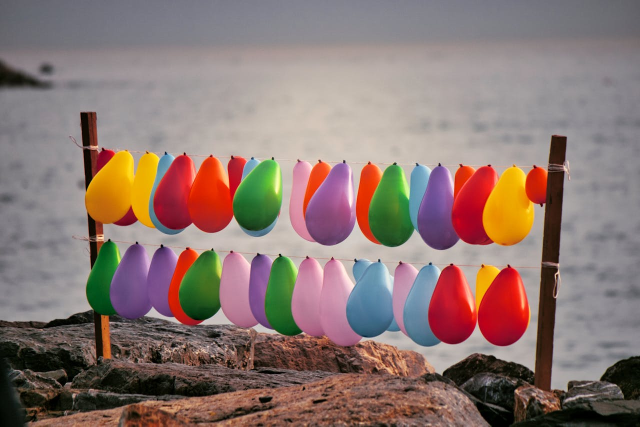
#> input picture week3/resim2.jpg, 1280 x 853 px (shown at 1/2 size)
$ python renk_tespiti.py
#> lines starting #> are read from the running program, lines starting #| are printed output that depends on the picture; after the words box and inside, x2 and y2 are one past the last pixel; in counts of white or black regions, pixels touching at a corner belong together
import cv2
import numpy as np

# Resmi yükle
img = cv2.imread('resim2.jpg') # Kendi dosya adınla değiştir
#> img is the input picture: shape (853, 1280, 3); mean B, G, R 113.8, 119.2, 139.6
img = cv2.resize(img, (800, 600))
#> img: shape (600, 800, 3)

# 1. BGR'den HSV'ye Dönüştür
hsv = cv2.cvtColor(img, cv2.COLOR_BGR2HSV)
#> hsv: shape (600, 800, 3); mean H, S, V 77.9, 70.2, 145.4

# 2. GÜNCEL RENK ARALIKLARI (Bu fotoğraftaki balonlara özel)
# Mavi/Turkuaz Aralığı (Biraz daha genişlettik)
lower_blue = np.array([85, 100, 100])
upper_blue = np.array([130, 255, 255])

# Sarı Aralığı
lower_yellow = np.array([20, 100, 100])
upper_yellow = np.array([35, 255, 255])

# 3. Maskeleri Oluştur
mask_blue = cv2.inRange(hsv, lower_blue, upper_blue)
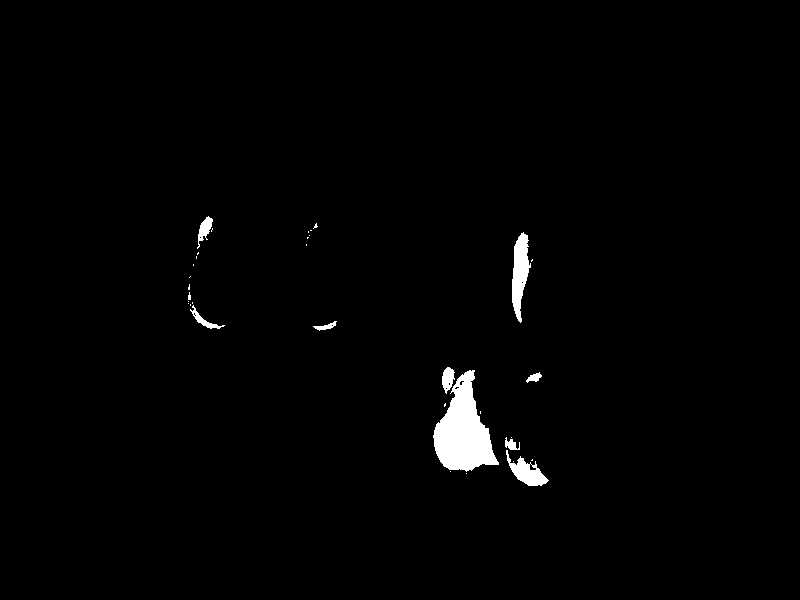
#> mask_blue: shape (600, 800); 1.3% white; 34 white regions (25 under 20 px), largest, box (x1, y1, x2, y2) and area: (433, 370, 499, 472) 3700, (512, 232, 531, 323) 1008, (506, 450, 549, 486) 648
mask_yellow = cv2.inRange(hsv, lower_yellow, upper_yellow)
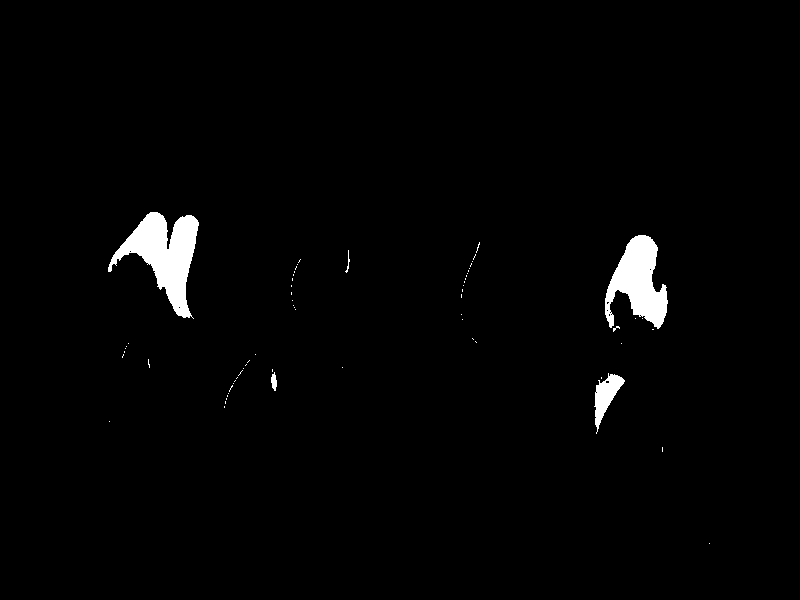
#> mask_yellow: shape (600, 800); 1.8% white; 65 white regions (60 under 20 px), largest, box (x1, y1, x2, y2) and area: (108, 212, 199, 319) 4245, (605, 235, 668, 329) 3301, (594, 373, 625, 434) 780, (271, 372, 277, 391) 77, (345, 250, 350, 273) 32

# 4. Morfolojik Temizlik (Küçük lekeleri siler)
kernel = np.ones((5,5), np.uint8)
mask_blue = cv2.morphologyEx(mask_blue, cv2.MORPH_OPEN, kernel)
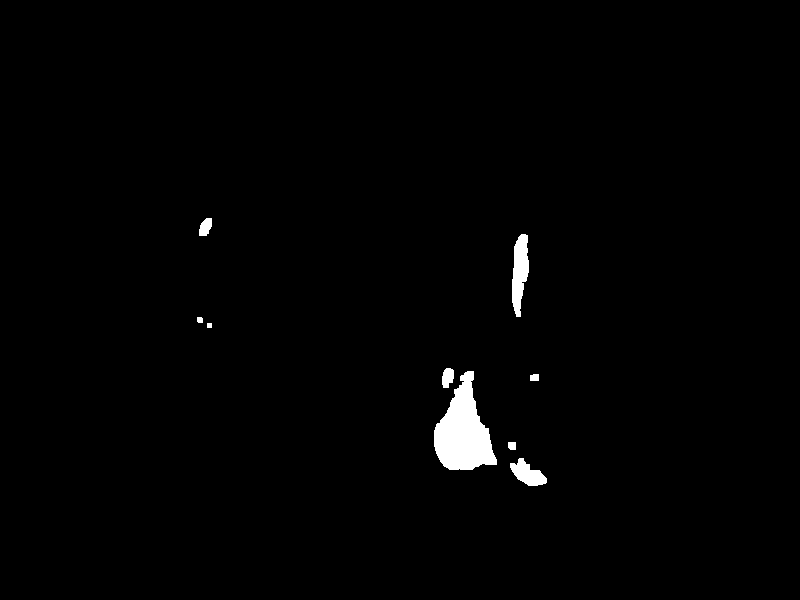
#> mask_blue: shape (600, 800); 1.2% white; 9 white regions, largest, box (x1, y1, x2, y2) and area: (434, 371, 497, 470) 3620, (512, 234, 529, 317) 962, (510, 458, 547, 486) 573
mask_yellow = cv2.morphologyEx(mask_yellow, cv2.MORPH_OPEN, kernel)
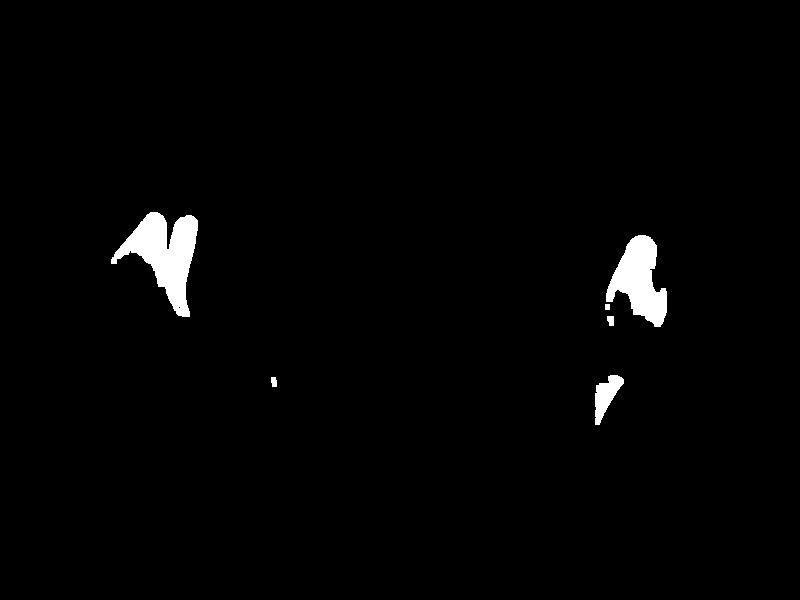
#> mask_yellow: shape (600, 800); 1.7% white; 6 white regions

def nesne_bul_ve_isaretle(mask, color_name, draw_color):
#> called with color_name = 'Mavi', draw_color = (255, 0, 0)
    contours, _ = cv2.findContours(mask, cv2.RETR_EXTERNAL, cv2.CHAIN_APPROX_SIMPLE)
#> contours = 9 contours, 1 with area under 20; largest, box (x1, y1, x2, y2) and area: (434, 371, 497, 470) 3486, (512, 234, 529, 317) 872, (510, 458, 547, 486) 524, (442, 368, 454, 388) 162, (199, 218, 212, 236) 150, (508, 442, 516, 450) 47, (530, 374, 539, 381) 46, (197, 317, 203, 323) 24
    count = 0
    for cnt in contours:
        # Alanı biraz küçülttük ki tüm balonları yakalasın
        if cv2.contourArea(cnt) > 300:
            count += 1
            x, y, w, h = cv2.boundingRect(cnt)

            # Moment ile merkez hesaplama
            M = cv2.moments(cnt)
            if M["m00"] != 0:
                cX = int(M["m10"] / M["m00"])
                cY = int(M["m01"] / M["m00"])

                # Çizimler
                cv2.rectangle(img, (x, y), (x + w, y + h), draw_color, 2)
                cv2.circle(img, (cX, cY), 5, (255, 255, 255), -1)
                cv2.putText(img, f"{color_name}", (x, y - 10),
                            cv2.FONT_HERSHEY_SIMPLEX, 0.5, draw_color, 1)
#> this loop made 9 passes
#> (x, y, w, h, cX, cY) on passes 1, 4, 8: (510, 458, 37, 28, 527, 473), (434, 371, 63, 99, 462, 432), (512, 234, 17, 83, 519, 271)
#> cnt on pass 6: [[207, 323], [207, 327], [211, 327], [211, 323]]
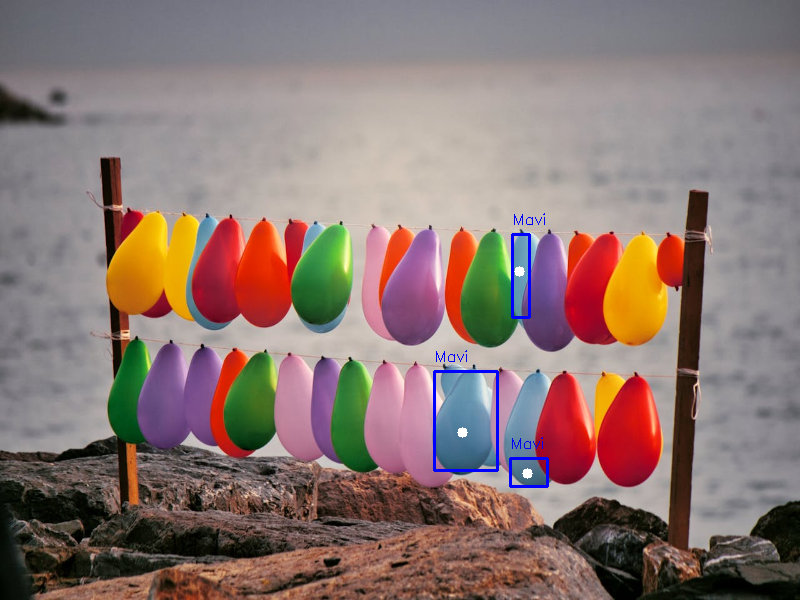
#> img: shape (600, 800, 3); mean B, G, R 114.3, 118.6, 138.9
#> after the loop, count = 3
    return count

# Tespitleri yap
mavi_sayisi = nesne_bul_ve_isaretle(mask_blue, "Mavi", (255, 0, 0))
#> mavi_sayisi = 3
sari_sayisi = nesne_bul_ve_isaretle(mask_yellow, "Sari", (0, 255, 255))
#> call 2 of nesne_bul_ve_isaretle, with color_name = 'Sari', draw_color = (0, 255, 255)
#> in nesne_bul_ve_isaretle (call 2), `contours, _ = cv2.findContours(mask, cv2.RETR_EXTERNAL, cv2.CHAIN_APPR..`: contours = 6 contours; box (x1, y1, x2, y2) and area: (111, 212, 198, 317) 3990, (606, 235, 667, 327) 2976, (595, 375, 624, 425) 674, (607, 316, 614, 326) 46, (271, 377, 277, 387) 39, (605, 304, 610, 310) 20
#> the loop in nesne_bul_ve_isaretle (call 2), `for cnt in contours:` made 6 passes
#> (x, y, w, h, cX, cY) on passes 2, 5, 6: (595, 375, 29, 50, 605, 395), (606, 235, 61, 92, 639, 280), (111, 212, 87, 105, 164, 253)
#> cnt on pass 4: [[605, 304], [605, 309], [609, 309], [609, 304]]
#> after the loop in nesne_bul_ve_isaretle (call 2), `for cnt in contours:`:
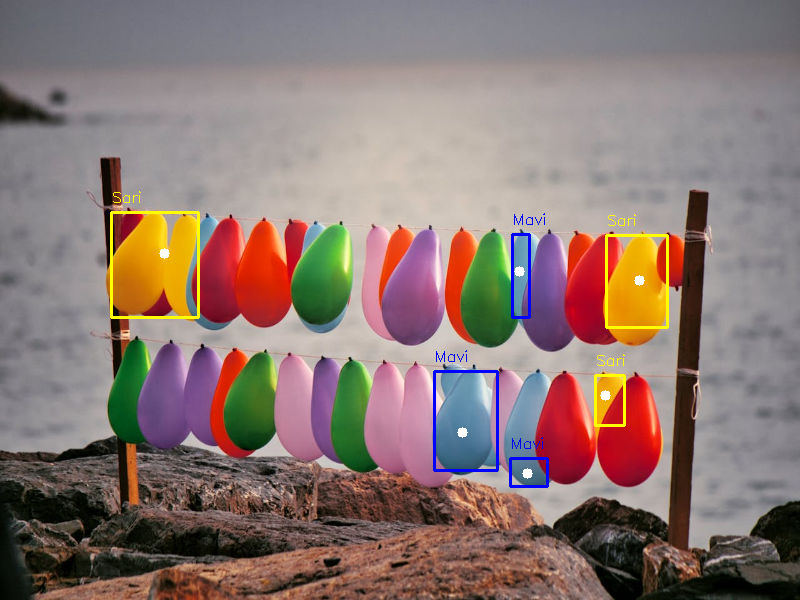
#> img: shape (600, 800, 3); 0.62% of pixels changed, all inside (x1, y1, x2, y2) = (110, 191, 669, 427)
#> after the loop in nesne_bul_ve_isaretle (call 2), `for cnt in contours:`: count = 3
#> sari_sayisi = 3

# Bilgi paneli
cv2.rectangle(img, (10, 10), (250, 60), (0,0,0), -1) # Arka plan siyah kutu
cv2.putText(img, f"Mavi Balon: {mavi_sayisi}", (20, 30), 2, 0.6, (255, 100, 100), 1)
cv2.putText(img, f"Sari Balon: {sari_sayisi}", (20, 50), 2, 0.6, (100, 255, 255), 1)
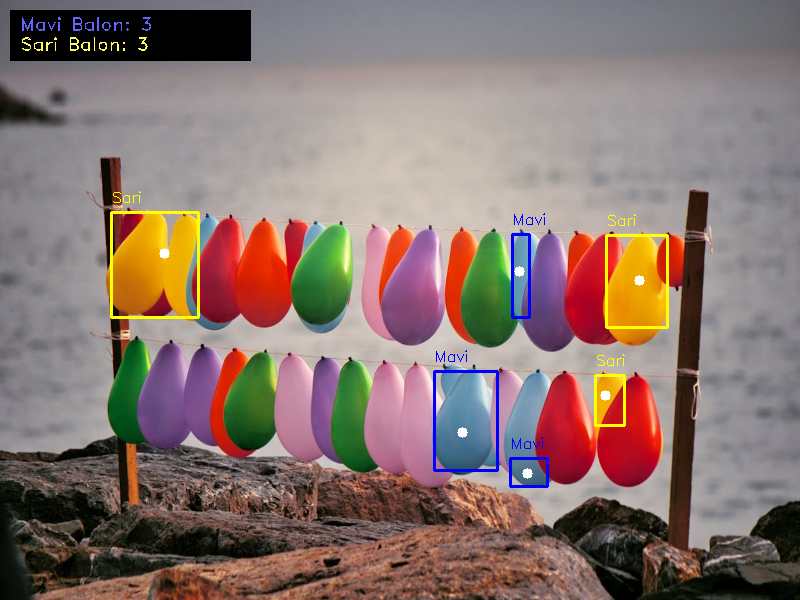
#> img: shape (600, 800, 3); mean B, G, R 111.1, 116.8, 136.7

cv2.imshow('Final: Renkli Balon Tesbiti', img)
cv2.imshow('Mavi Maske Filtresi', mask_blue)

# Tespit edilen final görüntüsünü ve maskeyi kaydet
cv2.imwrite('outputs/6_renk_tespiti_final.jpg', img)
cv2.imwrite('outputs/6_mavi_maske.jpg', mask_blue)

cv2.waitKey(0)
cv2.destroyAllWindows()
